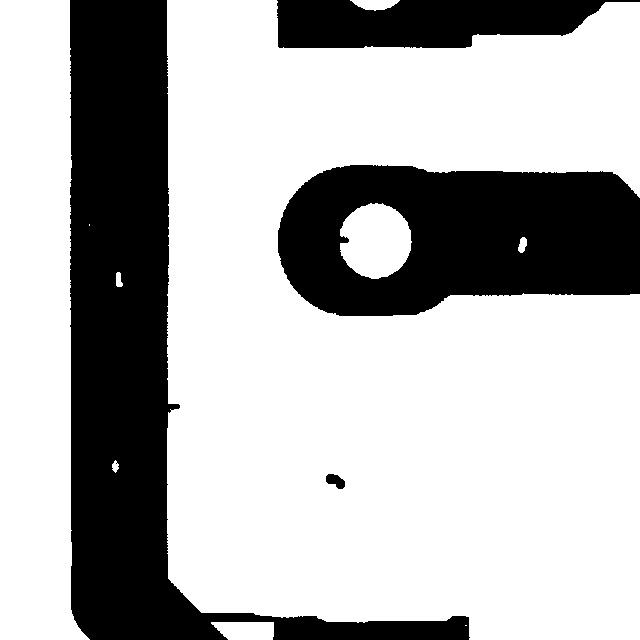
#> input picture Revised Topic/00041/00041002_test.jpg, 640 x 640 px; its folder holds 4 pictures in this run
$ jupyter execute --allow-errors PCB_Morphological_Dilation.ipynb
#> lines starting #> are read from the running program, lines starting #| are printed output that depends on the picture
# Revised Topic using Morphological Transformation

## 1. Global Processing Morphological Dilation

- Morphological Closing was used because enhancing traces wont be possible by Morphological Dilation alone since dilation only concerns about **expanding holes/gaps** in the image.
- Shown below is the image being processed using dilation only.

[cell 1]
import os
import cv2
import numpy as np
import matplotlib.pyplot as plt

# Step 1: Specify the folder path
folder_path = "00041"

# Step 2: List and filter files with "test" in their name
all_files = os.listdir(folder_path)
test_files = [file for file in all_files if "test" in file]
test_files = test_files[:5]

# Step 3: Define the kernel for morphological operations
kernel = np.ones((3, 3), np.uint8)

# Step 4: Process each filtered file
for test_file in test_files:
    file_path = os.path.join(folder_path, test_file)

    # Read the image in grayscale
    image = cv2.imread(file_path, cv2.IMREAD_GRAYSCALE)
#> image is the input picture: shape (640, 640); min 0, max 255, mean 178.4
    if image is None:
        print(f"Failed to read image: {test_file}")
        continue

    # Resize the image for manageability
    resized_image = cv2.resize(image, (0, 0), fx=0.5, fy=0.5)

    # Apply dilation to enhance the traces
    cleaned_image = cv2.dilate(resized_image, kernel, iterations=2)
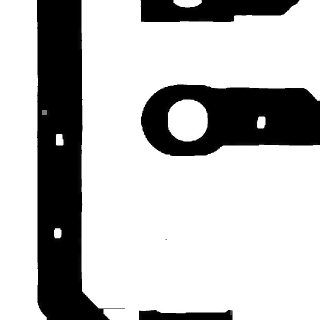
#> cleaned_image: shape (320, 320); min 0, max 255, mean 188.1

    # Step 5: Display the original image and the result after dilation
    plt.figure(figsize=(12, 6))
    plt.subplot(1, 2, 1)
    plt.imshow(resized_image, cmap='gray')
    plt.title(f"Original Image: {test_file}")
    plt.axis('off')

    plt.subplot(1, 2, 2)
    plt.imshow(cleaned_image, cmap='gray')
    plt.title(f"Cleaned Image: {test_file}")
    plt.axis('off')

    plt.show()
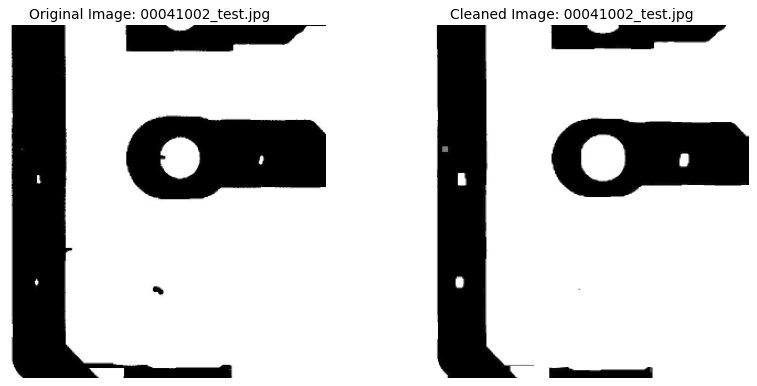
#> figure drawn by matplotlib, 2 panels
#> pass 2 of the loop `for test_file in test_files:`:
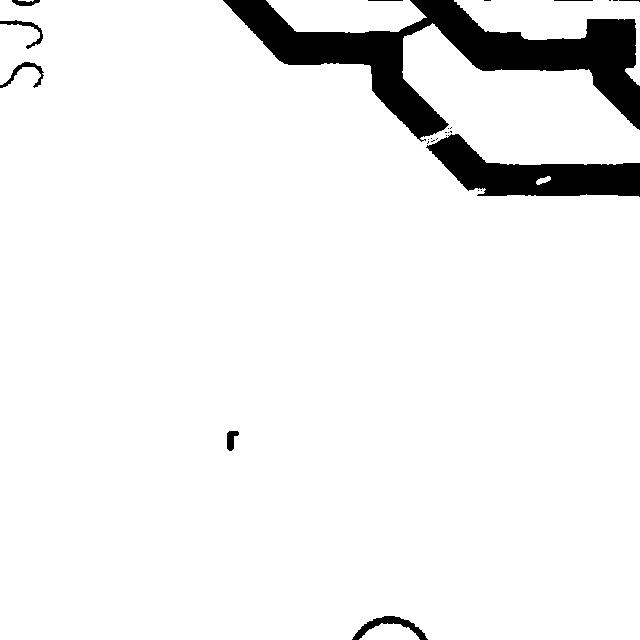
#> input picture Revised Topic/00041/00041008_test.jpg, 640 x 640 px
#> image is the input picture: shape (640, 640); min 0, max 255, mean 238.3
#> `plt.show()`:
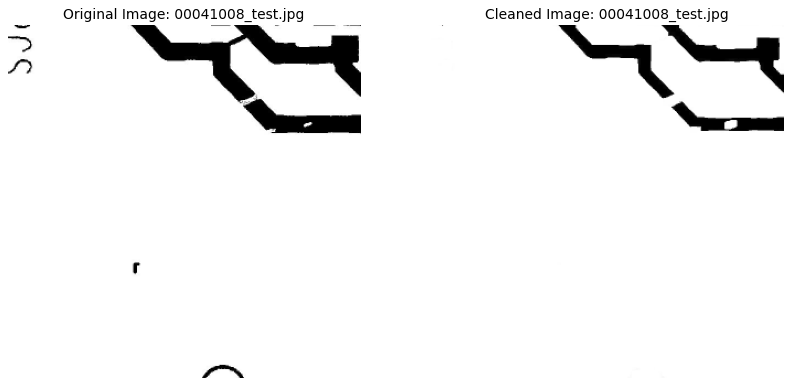
#> figure drawn by matplotlib, 2 panels

## 2. Global Processing Morphological Closing

- If we use Morphological Closing *(Erosion then Dilation)*, the results are shown below.

[cell 2]
import os
import cv2
import numpy as np
import matplotlib.pyplot as plt

# Step 1: Specify the folder path
folder_path = "00041"

# Step 2: List and filter files with "test" in their name
all_files = os.listdir(folder_path)
test_files = [file for file in all_files if "test" in file]
test_files = test_files[:5]

# Step 3: Define the kernel for morphological operations
kernel = np.ones((3, 3), np.uint8)

# Step 4: Process each filtered file
for test_file in test_files:
    file_path = os.path.join(folder_path, test_file)

    # Read the image in grayscale
    image = cv2.imread(file_path, cv2.IMREAD_GRAYSCALE)
    if image is None:
        print(f"Failed to read image: {test_file}")
        continue

    # Resize the image for manageability
    resized_image = cv2.resize(image, (0, 0), fx=0.5, fy=0.5)

    # Apply erosion to reduce short circuits
    eroded_image = cv2.erode(resized_image, kernel, iterations=3)
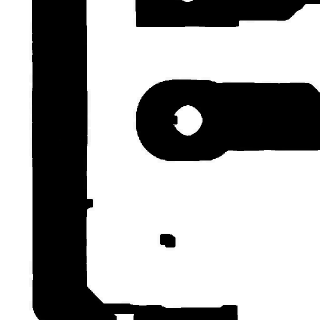
#> eroded_image: shape (320, 320); min 0, max 255, mean 164.7

    # Apply dilation to enhance the traces
    cleaned_image = cv2.dilate(eroded_image, kernel, iterations=3)
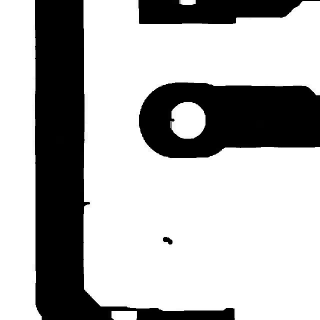
#> cleaned_image: shape (320, 320); min 0, max 255, mean 177.9

    # Step 5: Display the results
    plt.figure(figsize=(12, 6))
    plt.subplot(1, 3, 1)
    plt.imshow(resized_image, cmap='gray')
    plt.title(f"Original: {test_file}")
    plt.axis('off')

    plt.subplot(1, 3, 2)
    plt.imshow(eroded_image, cmap='gray')
    plt.title("After Erosion")
    plt.axis('off')

    plt.subplot(1, 3, 3)
    plt.imshow(cleaned_image, cmap='gray')
    plt.title("Cleaned Image")
    plt.axis('off')

    plt.show()
#> pass 2 of the loop `for test_file in test_files:`:
#> `plt.show()`:
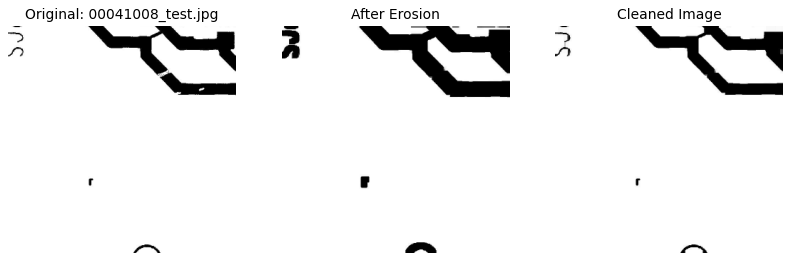
#> figure drawn by matplotlib, 3 panels
